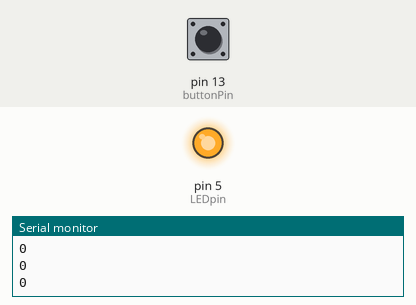
Recording of a sketch running on a simulated Arduino Uno, built with avr-gcc and run on an emulated ATmega328P. On the bench: output pins drawn as LEDs (lit = HIGH), the last lines printed to the serial monitor. The inputs (shaded band) are chosen by the test bench; at power-on: pin 13 (buttonPin) LOW.

Above: at 1.2 s.
1.3 s: pin 13 (buttonPin) pulled HIGH for 0.15 s
At 1.5 s:
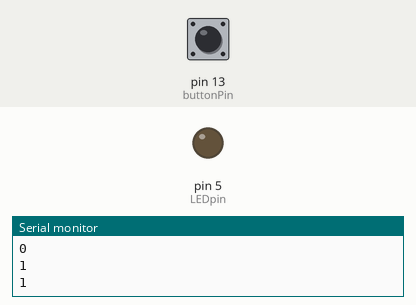
3.1 s: pin 13 (buttonPin) pulled HIGH for 3.2 s
At 7.6 s:
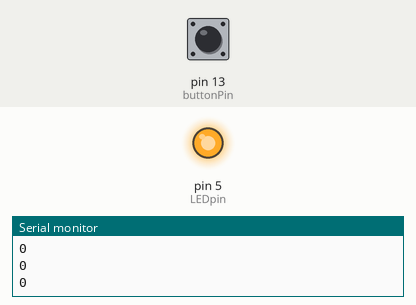
Timing chart, 0 to 9.1 s (numbered marks = the images above; inputs shaded):
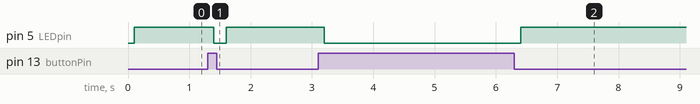

Measured:
- after the input at 1.3 s, pin 5 (LEDpin): HIGH → LOW after 0.10 s, → HIGH 0.20 s later
- after the input at 3.1 s, pin 5 (LEDpin): HIGH → LOW after 0.10 s, → HIGH 3.2 s later

The sketch:

017pushButtons.ino
```cpp
int LEDpin = 5;
int buttonPin = 13;
int buttonRead;
int dt = 100;
void setup()
{
  pinMode(LEDpin, OUTPUT);
  pinMode(buttonPin,INPUT);
  Serial.begin(9600);
}

void loop()
{
  buttonRead = digitalRead(buttonPin);
  Serial.println(buttonRead);
  delay(dt);
  if(buttonRead == 1){
    digitalWrite(LEDpin,LOW);
  }
  if(buttonRead == 0){
    digitalWrite(LEDpin,HIGH);
  }
}
```
